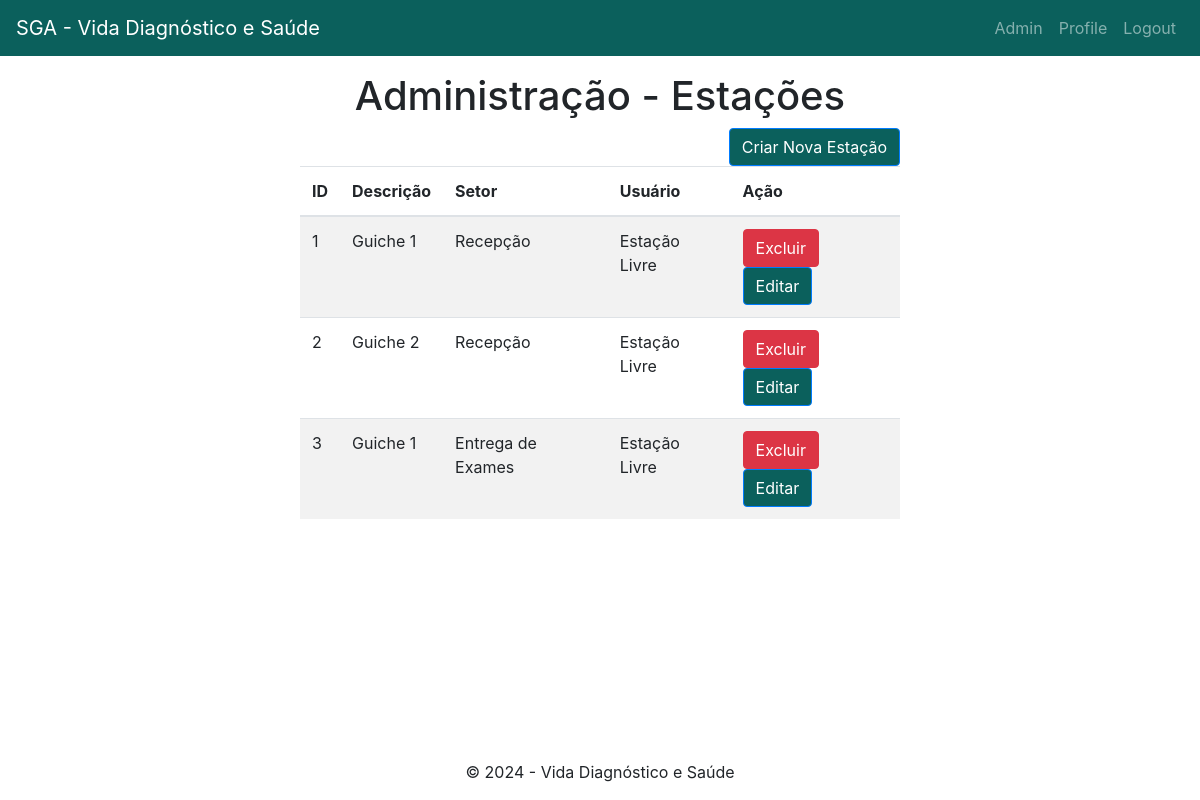
Page /estacoes (signed in) on the committed database.
### models/estacao.py (models this page shows, shortened)
class Estacao(db.Model):
    id = db.Column(db.Integer, primary_key=True, autoincrement=True)
    id_setor = db.Column(db.Integer, nullable=False)
    id_usuario = db.Column(db.Integer)
    descricao = db.Column(db.String(255), nullable=False)

### models/setor.py (models this page shows, shortened)
class Setor(db.Model):
    id = db.Column(db.Integer, primary_key=True, autoincrement=True)
    descricao = db.Column(db.String(255), nullable=False)

### routes/estacoes.py (the view)
@estacao_bp.route("/estacoes", methods=["GET"])
@login_required
def estacoes():
    setores = obter_todos_setores()
    setores_descricao = {setor.id: setor.descricao for setor in setores}
    usuarios = obter_todos_usuarios()
    usuarios_descricao = {}
    for usuario in usuarios:
        if usuario.id_estacao is None:
            usuario_nome = "Estação Livre"
        else:
            usuario_nome = usuario.nome
        usuarios_descricao[usuario.id] = usuario_nome
    estacoes = obter_todas_estacoes()
    return render_template("/adm/estacoes.html", estacoes = estacoes, setores = setores_descricao, usuarios = usuarios_descricao)

### app.py (called while the page is built)
def create_app():
    app = Flask(__name__)
    app.config.from_pyfile("config.py")
    app.register_error_handler(401, erro_unautorized)
    app.register_error_handler(404, erro_page_not_found)
    app.register_error_handler(404, erro_internal_server)
    login_manager = LoginManager()
    login_manager.init_app(app)
    @login_manager.user_loader
    def load_user(usuario_id):
        return db.session.get(Usuario, usuario_id)
    db.init_app(app)
    register_blueprints(app)
    return app

### database.py (called while the page is built)
    def get_all(self):
        return self.Session.query(self.model_class).all()

### models/estacao.py (called while the page is built)
def obter_todas_estacoes():
    crud_estacao = CRUD(Estacao)
    estacoes = crud_estacao.get_all()
    return estacoes

### models/perfil.py (called while the page is built)
def obter_todos_perfis():
    crud_perfil = CRUD(Perfil)
    perfis = crud_perfil.get_all()
    return perfis

def obter_perfil_id(id_perfil):
    perfis = obter_todos_perfis()
    for perfil in perfis:
        if perfil.id == id_perfil:
            return perfil.descricao
    return None

### models/setor.py (called while the page is built)
def obter_todos_setores():
    crud_setor = CRUD(Setor)
    setores = crud_setor.get_all()
    return setores

### models/usuario.py (called while the page is built)
def obter_todos_usuarios():
    crud_usuarios = CRUD(Usuario)
    usuarios = crud_usuarios.get_all()
    return usuarios

    def is_adm(self):
        if self.perfil_str() == "Administrador":
            return True
        return False

    def perfil_str(self):
        from models.perfil import obter_perfil_id
        perfil = obter_perfil_id(self.id_perfil)
        return perfil

### templates/adm/estacoes.html
{% extends "base.html" %}
{% block content %}
    <h1>{% block title %}Administração - Estações{% endblock %}</h1>
    <div class="row">
        <div class="col-md-12">
            <div class="d-flex justify-content-end">
                <a href="{{ url_for('estacoes.criar') }}" class="btn btn-primary">Criar Nova Estação</a>
            </div>
        </div>
    </div>
    <table class="table table-striped">
        <thead>
            <tr>
                <th>ID</th>
                <th>Descrição</th>
                <th>Setor</th>
                <th>Usuário</th>
                <th>Ação</th>
            </tr>
        </thead>
        <tbody>
            {% for estacao in estacoes %}
                <tr>
                    <td>{{ estacao.id }}</td>
                    <td>{{ estacao.descricao }}</td>
                    <td>{{ setores.get(estacao.id_setor) }}</td>
                    <td>{{ usuarios.get(estacao.id_usuario) or "Estação Livre" }}</td>
                    <td>
                        <a href="{{ url_for('estacoes.excluir', estacao_id=estacao.id) }}" class="btn btn-danger">Excluir</a>
                        <a href="{{ url_for('estacoes.editar', estacao_id=estacao.id) }}" class="btn btn-primary">Editar</a>
                    </td>
                </tr>
            {% endfor %}
        </tbody>
    </table>
{% endblock %}

### static/style.css (style rules this page uses)
h1 { text-align: center; }
.btn-primary, .btn-primary:hover, .btn-primary:active, .btn-primary:visited { background-color: #0B605C !important; }

### rows in the picture
Estacao: id "1", descricao "Guiche 1", usuarios "Estação Livre"
Setor: get "Recepção"
Estacao: id "2", descricao "Guiche 2", usuarios "Estação Livre"
Estacao: id "3", descricao "Guiche 1", usuarios "Estação Livre"
Setor: get "Entrega de Exames"
